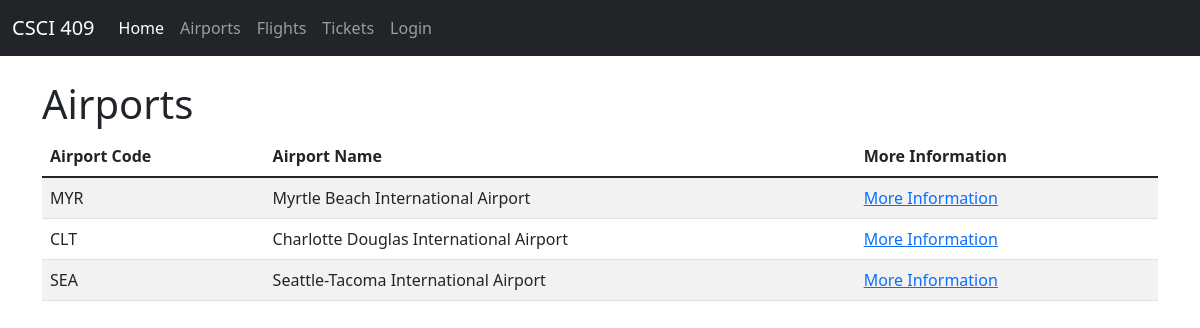
The page / on the database its author committed.
### airports/models.py (models this page shows)
class Airport(models.Model):
    name = models.CharField(max_length=255)
    airport_code = models.CharField(max_length=3)
    address = models.CharField(max_length=255)
    city = models.CharField(max_length=255)
    state = models.CharField(max_length=2)
    zipcode = models.CharField(max_length=5)
    is_open = models.BooleanField()

### airports/views.py (the view)
# urls.py: path('', airports.views.index),
def index(request):
    airports = Airport.objects.all()
    context = {'airports': airports}
    return render(request, 'airports/index.html', context)

### airports/templates/airports/index.html
{% extends 'base.html' %}
{% block content %}
<h1>Airports</h1>
<table class="table table-striped">
    <thead>
        <tr>
            <th scope="col">Airport Code</th>
            <th scope="col">Airport Name</th>
            <th scope="col">More Information</th>
        </tr>
    </thead>
    <tbody>
        {% for airport in airports %}
            <tr>
                <td>{{ airport.airport_code }}</td>
                <td>{{ airport.name }}</td>
                <td><a href="/airports/{{ airport.airport_code }}">More Information</a></td>
            </tr>
        {% endfor %}
    </tbody>
</table>
{% endblock %}

### rows shown on the page
Airport: airport_code "MYR", name "Myrtle Beach International Airport"
Airport: airport_code "CLT", name "Charlotte Douglas International Airport"
Airport: airport_code "SEA", name "Seattle-Tacoma International Airport"
